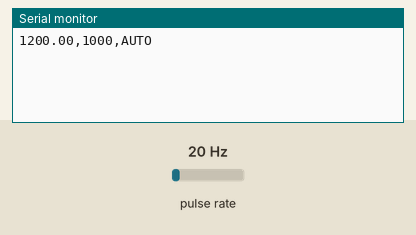
Recording of a sketch running on a simulated Arduino Uno, built with avr-gcc and run on an emulated ATmega328P. Shown: the last lines printed to the serial monitor. Wiring (inferred from the names in the program): pulse sensor: data pin 2. The test bench sets the inputs (shaded band); at power-on: pulse rate 20 Hz.

Above: at 1.2 s.
1.3 s: pulse rate (sensor on pin 2) set to 4 Hz
At 2.6 s:
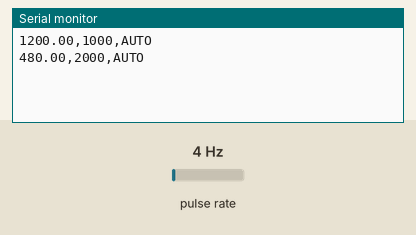
2.8 s: pulse rate (sensor on pin 2) set to 50 Hz
At 3.6 s:
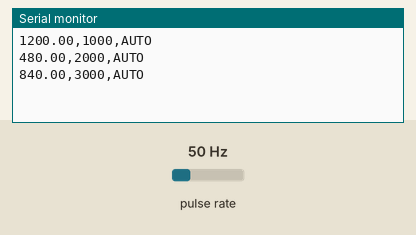
Timing chart, 0 to 5.8 s (numbered marks = the images above; inputs shaded):
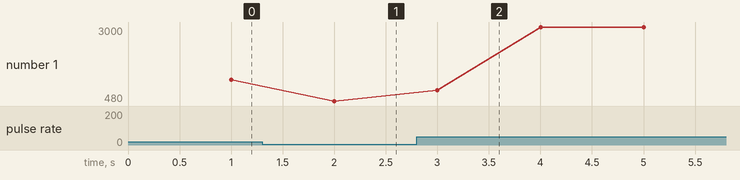

The sketch:

Sensor_bike.ino
```cpp
// Definir o pino do sensor Hall
const int sensorPin = 2;  // Alterar conforme o pino que você usar
volatile int pulseCount = 0;  // Contador de pulsos
unsigned long lastTime = 0;  // Último tempo registrado
float rpm = 0;  // Valor de RPM
unsigned long currentTime = 0;  // Tempo atual

// Função para determinar o status com base no valor do RPM
String getStatus(float rpm) {
  if (rpm > 50) {
    return "AUTO";
  } else if (rpm < 40) {
    return "BAIXO";
  } else {
    return "OK";
  }
}

void setup() {
  // Inicialização do pino do sensor como entrada
  pinMode(sensorPin, INPUT);

  // Configuração da interrupção para contar os pulsos
  attachInterrupt(digitalPinToInterrupt(sensorPin), countPulse, RISING);  // Conta a subida do sinal

  // Configuração da comunicação serial
  Serial.begin(9600);
}

void loop() {
  currentTime = millis();  // Obtém o tempo atual em milissegundos

  // A cada segundo, calcula e exibe o RPM, tempo e status
  if (currentTime - lastTime >= 1000) {
    lastTime = currentTime;

    // Calcula o RPM
    rpm = (pulseCount * 60.0);  // Como estamos contando pulsos por segundo, multiplicamos por 60 para converter para RPM

    // Obter o status com base no RPM
    String status = getStatus(rpm);

    // Envia os dados para a Serial: RPM, Tempo e Status, separados por vírgulas
    Serial.print(rpm);
    Serial.print(",");
    Serial.print(currentTime);
    Serial.print(",");
    Serial.println(status);

    // Zera o contador de pulsos para o próximo segundo
    pulseCount = 0;
  }
}

// Função que é chamada a cada pulso detectado
void countPulse() {
  pulseCount++;  // Incrementa o contador de pulsos
}
```

Measured:
- after the input at 1.3 s, the serial monitor: prints a new line after 0.70 s (image 1)
- after the input at 2.8 s, the serial monitor: prints a new line after 0.20 s (image 2)
- plotted number 1: 1200 → 480 after the input at 1.3 s
